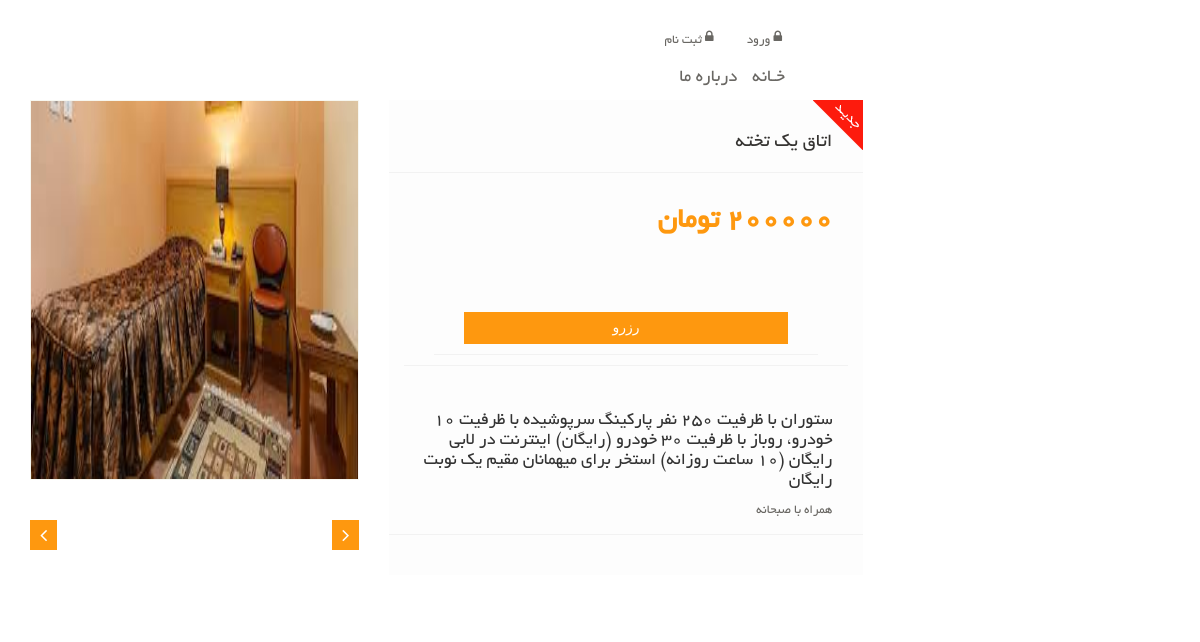
The page /1 on the database its author committed.
### home_module/models.py (models this page shows, shortened)
class DetailRoom(models.Model):
    title = models.ForeignKey(HotelRoom, on_delete=models.CASCADE, verbose_name='عنوان')
    description = models.TextField(verbose_name='توضیحات')
    image = models.ImageField(verbose_name='عکس', upload_to='room/', null=True, blank=True)
    Reservation = models.BooleanField(verbose_name='رزرو شده/ نشده', null=True)
    class Meta:
        verbose_name = ' جزییات اتاق'
        verbose_name_plural = 'جزییات اتاق ها'

class HotelRoom(models.Model):
    title = models.CharField(max_length=200, verbose_name='عنوان')
    bed_room = models.SmallIntegerField(verbose_name='تعداد تخت')
    is_bb = models.BooleanField(default=False, verbose_name='همراه با صبحانه؟')
    price = models.IntegerField(verbose_name='قیمت')
    def __str__(self):
        return str(self.title)
    class Meta:
        verbose_name = 'اتاق'
        verbose_name_plural = 'اتاق ها'

### home_module/views.py (the view)
# urls.py: path('<int:pk>', views.DetailRoomView.as_view(), name='detail_room'),
class DetailRoomView(DetailView):
    template_name = 'home_module/detail_room.html'
    model = DetailRoom

### home_module/templates/home_module/detail_room.html (shortened to what this page needs)
{% extends 'base.html' %}
{% block body %}
<section>
    <div class="container">
        <div class="row">
            <div class="col-sm-9 padding-right">
                <div class="product-details">
                    <div class="col-sm-5">
                        <div class="view-product">
                            <img src="{{ object.image.url }}" alt="" width="330" height="300">
                        </div>
                        <div id="similar-product" class="carousel slide" data-ride="carousel">
                            <a class="right item-control" href="#similar-product" data-slide="next">
                                <i class="fa fa-angle-right"></i>
                            </a>
                            <a class="left item-control" href="#similar-product" data-slide="prev">
                                <i class="fa fa-angle-left"></i>
                            </a>
                        </div>
                    </div>
                    <div class="col-sm-7">
                        <div class="product-information">
                            <img src="/static/images/product-details/new.png" class="newarrival" alt="">
                            <div>
                                <h2>{{ object.title }}</h2>
                            </div>
                            <div>
									<span>
										<span>{{ object.title.price }} تومان </span>
									</span>
                                    <div class="row form-group">
                                        <form action="{% url 'home:reserved' object.id %}" method="post">
                                            {% if object.Reservation is False %}
                                                <div class="col-md-12">
                                                    <input type="submit" class="btn btn-primary btn-block" value="رزرو">
                                                </div>
                                            {% else %}
                                                <h4>این اتاق رزرو شده است</h4>
                                            {% endif %}
                                        </form>
                                    </div>
                                <br>
                                <h4>{{ object.description }}</h4>
                                {% if object.title.is_bb %}
                                    <p>همراه با صبحانه</p>
                                {% endif %}
                            </div>
                        </div>
                    </div>
                </div>
            </div>
        </div>
    </div>
</section>
{% endblock %}

### static/css/main.css (style rules this page uses)
body { font-family: 'B Badr'; font-size: 10pt; position: relative; font-weight: normal; direction: rtl; }
a { -webkit-transition: 300ms; -moz-transition: 300ms; -o-transition: 300ms; transition: 300ms; }
h1, h2, h3, h4, h5, h6 { font-family: 'BYekan', sans-serif; }
.right { right: 0; }
.left { left: 0; }
.padding-right { padding-left: 0; }
.product-details { overflow:hidden; }
#similar-product { margin-top: 40px; }
.product-details { margin-bottom: 40px; overflow: hidden; margin-top: 10px; }
.view-product { position: relative; }
.view-product img { border: 1px solid #F7F7F0; height: 380px; width: 100%; }
.item-control { position: absolute; top: 35%; }
.item-control i { background: #FE980F; color: #FFFFFF; font-size: 20px; padding: 5px 10px; }
.product-information { background: #fdfdfd; overflow: hidden; padding-bottom: 40px; padding-top: 10px; position: relative; }
.product-information div { border-bottom: solid 1px #f2f2f2; padding: 20px 30px 10px; }
.newarrival { position:absolute; top:0; right:0 }
.product-information h2 { color: #363432; font-family: 'BYekan', sans-serif; font-size: 20px; margin-top: 0; }
.product-information p { color: #696763; font-family: 'BYekan', sans-serif; margin-bottom: 5px; }
.product-information span { display: inline-block; margin-bottom: 5px; margin-top: 5px; }
.product-information span span { color: #FE980F; float: right; font-family: 'BYekan', sans-serif; font-size: 30px; font-weight: 700; margin-left: 20px; margin-top: 0px; }
.btn.btn-primary { background:#FE980F; border: 0 none; border-radius: 0; margin-top: 16px; }

### rows shown on the page
DetailRoom: image (picture), title "اتاق یک تخته", title.price "200000", description "ستوران با ظرفیت ۲۵۰ نفر پارکینگ سرپوشیده با ظرفیت ۱۰ خودرو، روباز با ظرفیت ۳۰ خودرو (رایگان) اینترنت در لابی رایگان (۱۰ ساعت روزانه) استخر برای میهمانان مقیم یک نوبت رایگان"
